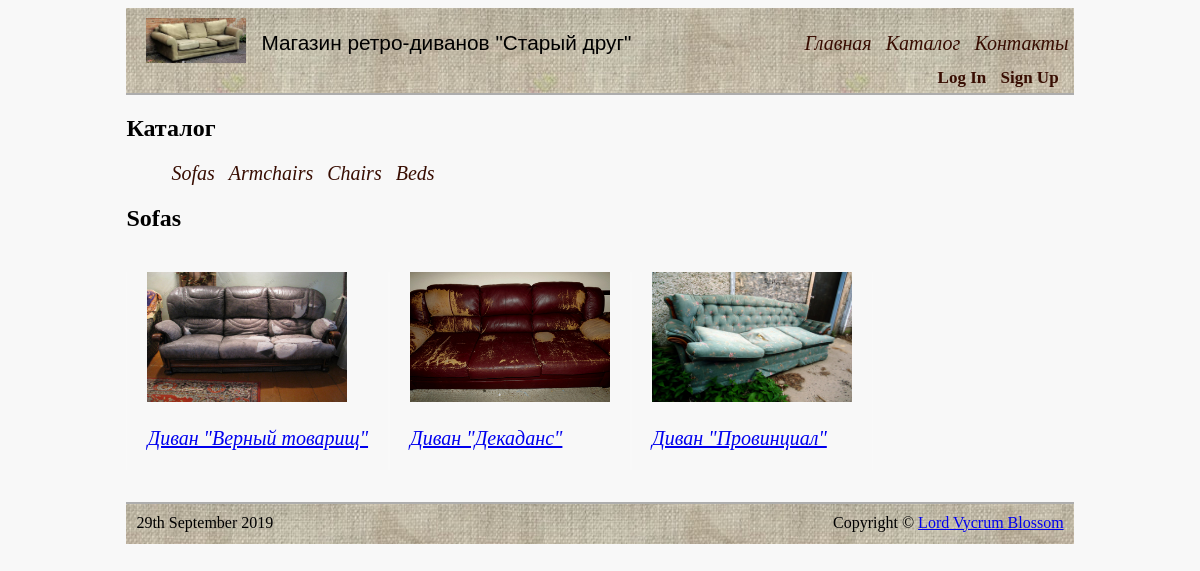
Page /category/1/ on the committed database.
### mainapp/models.py (models this page shows, shortened)
class ProductCategory(models.Model):
    class Meta:
        verbose_name = 'Product Category'
        verbose_name_plural = 'Product Categories'
    name = models.CharField(verbose_name="category name", max_length=100)
    description = models.CharField(verbose_name='category description', max_length=1000, null=True, blank=True)

class Product(models.Model):
    class Meta:
        verbose_name = 'Product'
        verbose_name_plural = 'Products'
    name = models.CharField(verbose_name='Product name', max_length=128)
    category = models.ForeignKey(ProductCategory, on_delete=models.CASCADE, related_name='category')
    small_image = models.ImageField(verbose_name='Catalog image', upload_to='products_images', blank=True)
    full_image = models.ImageField(verbose_name='Detail image', upload_to='products_images', blank=True)
    short_desc = models.CharField(verbose_name='Short description', max_length=100, blank=True)
    full_desc = models.TextField(verbose_name='Full description', blank=True)
    price = models.DecimalField(verbose_name='Price', max_digits=8, decimal_places=2, default=0)
    quantity = models.PositiveIntegerField(verbose_name='Stock quantity', default=0)

### mainapp/views.py (the view)
# urls.py: path('category/<int:pk>/', CategoryDetailView.as_view(), name='category_products'),
class CategoryDetailView(ListView):
    model = Product
    context_object_name = 'products'
    template_name = 'mainapp/category_products.html'
    def get_context_data(self, **kwargs):
        context = super(CategoryDetailView, self).get_context_data(**kwargs)
        category_id = self.kwargs.get('pk')
        user = self.request.user
        context['category'] = ProductCategory.objects.filter(id=category_id)[0]
        context['products'] = Product.objects.filter(category_id=category_id)
        return context

### mainapp/context__processors.py (called while the page is built)
def get_categories(request):
    return {'all_categories': ProductCategory.objects.all()}

def get_basket(request):
    basket = []
    quantity = None
    total_price = None
    if request.user.is_authenticated:
        basket = request.user.basket.select_related('product__category').all()
        quantity = sum(list(map(lambda item: item.quantity, basket)))
        total_price = sum(list(map(lambda item: item.cost, basket)))
    return {
        'basket': basket,
        'basket_quantity': quantity,
        'basket_total_price': total_price
    }

### templates/mainapp/category_products.html (shortened to what this page needs)
{% extends 'mainapp/base.html' %}
{% block content %}
    <div class="content">
        {% include 'mainapp/includes/inc_categories_menu.html' %}
        <h2>{{ category.name }}</h2>
        <div class="products_list">
        {% for product in products %}
            <div class="item">
                <a href="{% url 'product' product.pk %}">
                <img src="/media/{{ product.small_image }}" alt="{{ product.short_desc }}">
                <br>
                <p>{{ product.name }}</p>
                </a>
            </div>
        {% endfor %}
        </div>
    </div>
{% endblock %}

### templates/mainapp/includes/inc_categories_menu.html
<h2>Каталог</h2>
<div class="categories_menu">
    <ul class="categories">
        {% for category in all_categories %}
            <li><a href="{% url 'category_products' category.pk %}">{{ category.name }}</a></li>
        {% endfor %}
    </ul>
</div>

### static/css/style.css (style rules this page uses)
body { background-color: #f8f8f8; }
.menu li, .catalog li, .categories li { font-style: oblique; font-size: 20px; list-style-type: none; padding: 5px; }
.menu li a, .catalog li a, .categories li a, .user_auth li a, .basket { color: #380d02; text-decoration: none; }
.menu li, .catalog li, .categories li, .user_auth li { display: inline; }
.content, .products_list { position: relative; }
.products_list { min-height: 200px; width: 100%; margin: 0 auto; padding: 20px 0; }
.products_list .item { display: block; float: left; border-left: 1px solid rgba(255, 255, 255, 0.1); border-right: 1px solid rgba(255, 255, 255, 0.1); padding: 0 20px; }
.products_list a { font-style: oblique; font-size: 20px; list-style-type: none; }
.products_list img { height: 130px; width: 200px; }

### rows in the picture
ProductCategory: name "Sofas"
ProductCategory: name "Armchairs"
ProductCategory: name "Chairs"
ProductCategory: name "Beds"
Product: small_image (picture), name "Диван \"Верный товарищ\""
Product: small_image (picture), name "Диван \"Декаданс\""
Product: small_image (picture), name "Диван \"Провинциал\""
